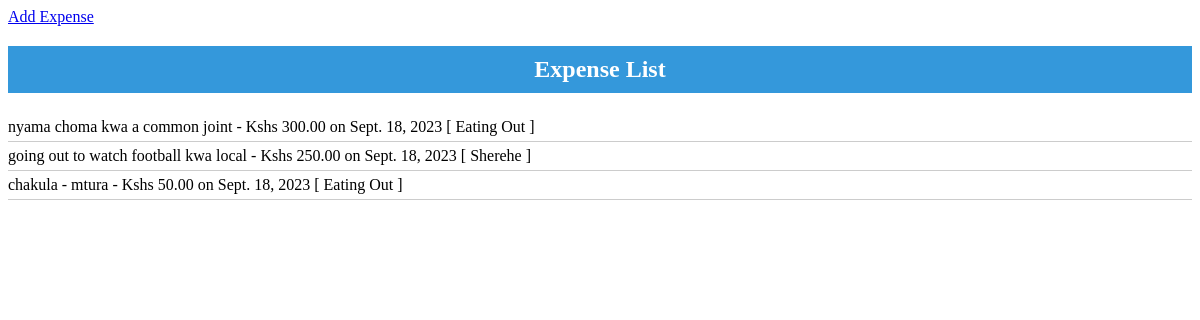
Before: / with the older database file.
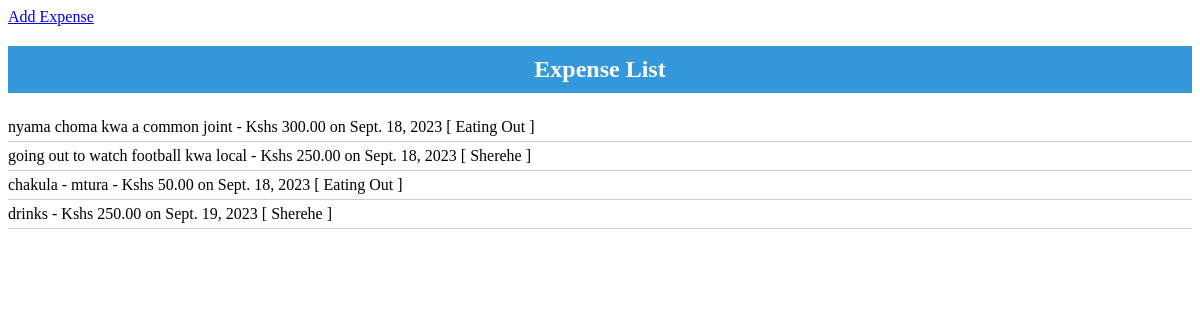
After: the same page with the newer database file.
### tracker/models.py (models this page shows, shortened)
class Expense(models.Model):
    user = models.ForeignKey(User, on_delete=models.CASCADE)
    date = models.DateField()
    description = models.CharField(max_length=200)
    amount = models.DecimalField(max_digits=10, decimal_places=2)
    category = models.ForeignKey(
        Category, on_delete=models.SET_NULL, null=True, blank=True)

class Category(models.Model):
    name = models.CharField(max_length=100)
    def __str__(self):
        return self.name

### tracker/views.py (the view)
# urls.py: path('', index, name="expense_list"),
def index(request):
    expenses = Expense.objects.all()
    return render(request, 'home.html', {'expenses': expenses})

### tracker/templates/home.html
{% extends 'base.html' %} {% block content %}
<h2>Expense List</h2>
<ul>
	{% for expense in expenses %}
	<li>
		{{ expense.description }} - Kshs {{ expense.amount }} on {{ expense.date }}
		[ {{ expense.category }} ]
	</li>
	{% endfor %}
</ul>
{% endblock content %}

Changed rows visible on the page:
added Expense: description "drinks", amount "250.00", date "Sept. 19, 2023", category "Sherehe"
